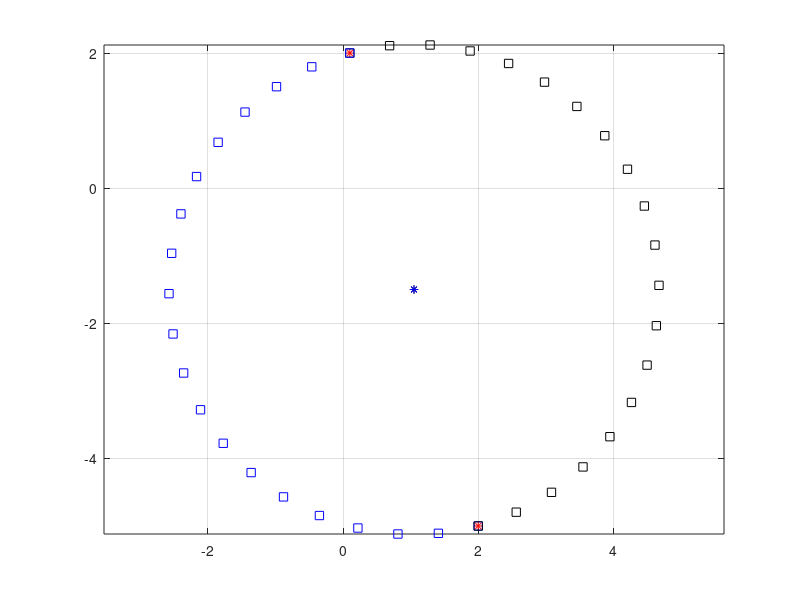

Reproduce this figure in MATLAB.
clear;
close all;

wp0=[2;0.1];
wp1=[-5;2];

averagelength=0.2;
delta=wp1-wp0;
L=sqrt(delta(1)*delta(1)+delta(2)*delta(2));
r=L/2;
thetaK=atan(delta(2)/delta(1));

if(delta(1)<0)
    thetaK=thetaK+pi;
end

gamma = acos(L/(2*r));
    

center1=wp0 + r*[cos(thetaK+gamma);sin(thetaK+gamma)];
center2=wp0 + r*[cos(thetaK-gamma);sin(thetaK-gamma)];

thetaset1=linspace(thetaK+gamma-pi, thetaK-gamma, 20);
thetaset2=linspace(thetaK+gamma, thetaK-gamma+pi, 20);
for i=1:20
    pointset1(:,i)=center1+r*[cos(thetaset1(i));sin(thetaset1(i))];
    pointset2(:,i)=center2+r*[cos(thetaset2(i));sin(thetaset2(i))];
end

figure(1)
plot(wp0(2),wp0(1), 'r*');hold on;
plot(wp1(2),wp1(1), 'r*');hold on;
plot(center1(2),center1(1), 'k*');hold on;
plot(center2(2),center2(1), 'b*');hold on;
for i=1:20
    plot(pointset1(2,i),pointset1(1,i), 'sk');hold on;
    plot(pointset2(2,i),pointset2(1,i), 'sb');hold on;
end
grid on;
axis equal;
